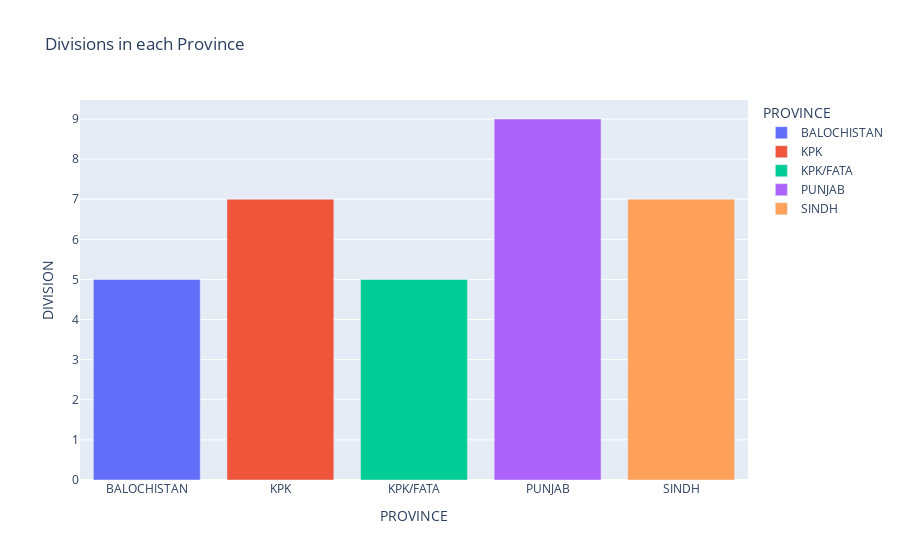

Notebook code cell kept with this figure:
### Code cell
fig = px.bar(division, x=division.index, y='DIVISION', title="Divisions in each Province", color=division.index)
fig.show()

### Figure 1 — Plotly figure (JSON) as saved in the notebook; plotly's stock layout.template omitted (floating-point values rounded to 4 significant figures)
{"data": [{"alignmentgroup": "True", "hovertemplate": "PROVINCE=%{x}<br>DIVISION=%{y}<extra></extra>", "legendgroup": "BALOCHISTAN", "marker": {"color": "#636efa", "pattern": {"shape": ""}}, "name": "BALOCHISTAN", "offsetgroup": "BALOCHISTAN", "orientation": "v", "showlegend": true, "textposition": "auto", "type": "bar", "x": ["BALOCHISTAN"], "xaxis": "x", "y": [5], "yaxis": "y"}, {"alignmentgroup": "True", "hovertemplate": "PROVINCE=%{x}<br>DIVISION=%{y}<extra></extra>", "legendgroup": "KPK", "marker": {"color": "#EF553B", "pattern": {"shape": ""}}, "name": "KPK", "offsetgroup": "KPK", "orientation": "v", "showlegend": true, "textposition": "auto", "type": "bar", "x": ["KPK"], "xaxis": "x", "y": [7], "yaxis": "y"}, {"alignmentgroup": "True", "hovertemplate": "PROVINCE=%{x}<br>DIVISION=%{y}<extra></extra>", "legendgroup": "KPK/FATA", "marker": {"color": "#00cc96", "pattern": {"shape": ""}}, "name": "KPK/FATA", "offsetgroup": "KPK/FATA", "orientation": "v", "showlegend": true, "textposition": "auto", "type": "bar", "x": ["KPK/FATA"], "xaxis": "x", "y": [5], "yaxis": "y"}, {"alignmentgroup": "True", "hovertemplate": "PROVINCE=%{x}<br>DIVISION=%{y}<extra></extra>", "legendgroup": "PUNJAB", "marker": {"color": "#ab63fa", "pattern": {"shape": ""}}, "name": "PUNJAB", "offsetgroup": "PUNJAB", "orientation": "v", "showlegend": true, "textposition": "auto", "type": "bar", "x": ["PUNJAB"], "xaxis": "x", "y": [9], "yaxis": "y"}, {"alignmentgroup": "True", "hovertemplate": "PROVINCE=%{x}<br>DIVISION=%{y}<extra></extra>", "legendgroup": "SINDH", "marker": {"color": "#FFA15A", "pattern": {"shape": ""}}, "name": "SINDH", "offsetgroup": "SINDH", "orientation": "v", "showlegend": true, "textposition": "auto", "type": "bar", "x": ["SINDH"], "xaxis": "x", "y": [7], "yaxis": "y"}], "layout": {"barmode": "relative", "legend": {"title": {"text": "PROVINCE"}, "tracegroupgap": 0}, "title": {"text": "Divisions in each Province"}, "xaxis": {"anchor": "y", "categoryarray": ["BALOCHISTAN", "KPK", "KPK/FATA", "PUNJAB", "SINDH"], "categoryorder": "array", "domain": [0, 1], "title": {"text": "PROVINCE"}, "type": "category", "range": [-0.5, 4.5], "autorange": true}, "yaxis": {"anchor": "x", "domain": [0, 1], "title": {"text": "DIVISION"}, "type": "linear", "range": [0, 9.474], "autorange": true}, "autosize": true}}
